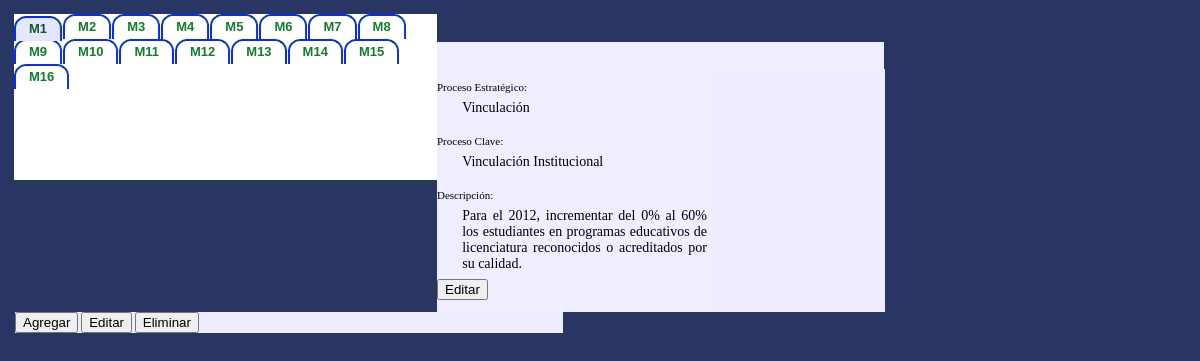
Page /PruebaCSS/css.php on the committed database.
### tables this page shows
CREATE TABLE IF NOT EXISTS `metas` (
  `Id_Meta` int(11) NOT NULL,
  `Id_Proc_Clave` int(11) NOT NULL,
  `Me_Nombre` varchar(200) NOT NULL,
  `Me_Unidad_M` varchar(100) NOT NULL,
  `Me_Cantidad` int(11) NOT NULL,
  PRIMARY KEY (`Id_Meta`)
);

CREATE TABLE IF NOT EXISTS `proc_estrategicos` (
  `Id_Proc_Estrategico` int(11) NOT NULL,
  `Pe_Nombre` varchar(30) NOT NULL,
  PRIMARY KEY (`Id_Proc_Estrategico`)
);

CREATE TABLE IF NOT EXISTS `proc_claves` (
  `Id_Proc_Clave` int(11) NOT NULL,
  `Id_Proc_Estrategico` int(11) NOT NULL,
  `Pc_Nombre` varchar(60) NOT NULL,
  `Pc_Gf` int(11) NOT NULL,
  `Pc_Fn` int(11) NOT NULL,
  `Pc_Sf` int(11) NOT NULL,
  `Pc_Ai` int(11) NOT NULL,
  `Pc_Pp` varchar(4) NOT NULL,
  `Pc_Codigo` int(11) NOT NULL,
  `Pc_Est_Prog_Co` varchar(11) NOT NULL,
  PRIMARY KEY (`Id_Proc_Clave`)
);

### includes/Base_de_Datos.php (called while the page is built, shortened)
<?php
	class Base_de_datos{
		private $conexion;
		private $resArray;
		function __construct($server,$usuario,$password,$bd){
			$this->resArray=array();
			$this->server=$server;
			$this->usuario=$usuario;
			$this->password=$password;
			$this->bd=$bd;
			try {
				if(!($this->conexion=@mysqli_connect($this->server,$this->usuario,$this->password,$this->bd))) {
					throw new Exception('No se pudo conectar al servidor');
				}
			 } catch(Exception $e) {
					die($e->getMessage()."".mysqli_connect_error());
			 }
		}
		function executeSQL($sql){
			$this->resArray= array();
			$res=$this->conexion->multi_query($sql);
			if($res){
			$fila=0;
				do{
					if($result=$this->conexion->store_result()){
						while($row=$result->fetch_row()){
							$columna=0;
							foreach ($row as $cell){
								$this->resArray[$fila][$columna]=$cell;
								$columna++;
							}
							$fila++;
						}
					}
				}while ($this->conexion->next_result());
			}
		}
        function getArray(){
        	return $this->resArray;
        }
	}
?>

### includes/Procedimientos.php (called while the page is built, shortened)
<?php
	include_once ($_SERVER['DOCUMENT_ROOT'].'/CREBYS-ITJ/includes/Base_de_Datos.php');
	class Procedimientos{
		private $conexion;
		function __construct(){
			$this->conexion=new Base_de_Datos("localhost","root","","crebys-itj");
		}
		function devolverAcciones($Id_Meta){
			$this->conexion->executeSQL("select Ac_Descripcion from Acciones where Id_Meta=$Id_Meta");
			return $this->conexion->getArray();
		}
		function datosMeta($Id_Meta){
			$this->conexion->executeSQL("SELECT Me_Nombre, Pc_Nombre, Pe_Nombre,proc_estrategicos.Id_Proc_Estrategico,Me_Unidad_M,Me_Cantidad,Me_Nombre,proc_claves.Id_Proc_Clave
										 FROM metas
											INNER JOIN (
												proc_claves
												INNER JOIN proc_estrategicos ON proc_estrategicos.Id_Proc_Estrategico = proc_claves.Id_Proc_Estrategico
											) ON proc_claves.Id_Proc_Clave = metas.Id_Proc_Clave
										 WHERE Id_Meta =$Id_Meta");
			return $this->conexion->getArray();
		}
		function devolverMetas(){
			$this->conexion->executeSQL('select Id_Meta from Metas');
			return $this->conexion->getArray();
		}
	}
?>

### PruebaCSS/css.php (the view, shortened to what this page needs)
<?php
	include_once ($_SERVER['DOCUMENT_ROOT'].'/CREBYS-ITJ/includes/Procedimientos.php');
	$proc=new Procedimientos();
?>
<!DOCTYPE html PUBLIC "-//W3C//DTD HTML 4.01 Transitional//EN" "http://www.w3.org/TR/html4/loose.dtd">
<html>
<head>
<link href="ITJStyle.css" rel="stylesheet" type="text/css" />
</head>
<body>
<div id="area">
    <div class="menup">
	<ul id="lista">
    <?php
		$metas=$proc->devolverMetas();
		for($e=0;$e<count($metas);$e++){
			if($metas[$e][0]==$_SESSION['meta'])
		    	echo "<li class='current'><a href=''><span>M".$metas[$e][0]."</span></a></li>";
			else
	    		echo "<li ><a href='css.php?meta=".$metas[$e][0]."'><span>M".$metas[$e][0]."</span></a></li>";
		}
	?>
    </ul>
	</div>
    <div id="containercolumns">
    	<div id="contentcolumns"></font></font>
        	<br/>
	        Proceso Estratégico:
            <div class="info">
              <?php
            	$namep=$proc->datosMeta($_SESSION['meta']);
				echo $namep[0][2];
			?>
            </div>
            <br/>
            Proceso Clave:
            <div class="info">
              <?php
				echo $namep[0][1];
            ?>
            </div>
            <br/>
        	Descripción:
			<div class="info">
			  <?php
				echo $namep[0][0];
            ?>
</div>
                        	<div ><input type="button" value="Editar" /></div>
            <br/>
    	</div>
        <form action="accion.php" method="post">
       	<div id="menucolumns">
	       	<div >
                <input type="button" value="Agregar" />
            	<input type="submit" value="Editar" />
                <input type="button" value="Eliminar" />
            </div>
		</div>
        </form>
		</div>
</div>
</body>
</html>

### PruebaCSS/ITJStyle.css (style rules this page uses)
#containercolumns { background-color: #EEF; width: 869px; margin: 28px 0 46px 1px; border: 0px solid #000; padding: 27px 0 0; }
#contentcolumns { background-color: #EEF; width: 277px; border-right: 591px solid #EDEDFE; margin-right: -565px; float: left; }
#menucolumns { width: 548px; float: left; color: #222; background: #EDEDFE; text-align: left; }
.menup { font-weight: bold; font-family: "Arial ", "Helvetica ", sans-serif; font-size: 13px; background-color: rgb(255, 255, 255); float: left; width: 423px; border-bottom: 1px solid rgb(21, 85, 35); overflow: scroll; height: 166px; }
.menup UL { list-style: none; margin: 0px; padding: 0px 0px 0; }
.menup LI { display: inline; }
.menup A { background: url(menup_dcha.gif) no-repeat right top; float: left; margin: 0 1px 0 0; padding: 0px; color: rgb(18, 126, 41); text-decoration: none; }
.menup A SPAN { background: url(menup_izda.gif) no-repeat left top; display: block; padding: 5px 15px; }
.menup LI.current A { background-position: 100% -75px; position: relative; top: 2px; }
.menup LI.current A SPAN { background-position: 0% -75px; color: rgb(21, 85, 35); }
BODY { font-family: Verdana; font-size: 11px; font-weight: normal; font-style: normal; font-variant: normal; text-transform: none; color: rgb(0, 0, 0); background-color: rgb(41, 53, 99); }
#area { float: left; width: 870px; height: auto; border-top-color: rgb(0, 0, 0); border-right-color: rgb(0, 0, 0); border-bottom-color: rgb(0, 0, 0); border-left-color: rgb(0, 0, 0); margin: 5px; padding: 1px; overflow-x: scroll; }
.info { background-color: transparent; border: 2px hidden rgb(0, 0, 0); overflow: auto; float: none; text-align: justify; margin: 0.5em; font-family: Consolas; font-size: 14px; text-decoration: none; padding-left: 1.3em; }
#lista { height: 56px; width: auto; overflow: visible; }

### rows in the picture
metas: Id_Meta "1", proc_estrategicos.Pe_Nombre "Vinculación", Id_Proc_Clave.Pc_Nombre "Vinculación Institucional", Me_Nombre "Para el 2012, incrementar del 0% al 60% los estudiantes en programas educativos de licenciatura reconocidos o acreditados por su calidad."
metas: Id_Meta "2"
metas: Id_Meta "3"
metas: Id_Meta "4"
metas: Id_Meta "5"
metas: Id_Meta "6"
metas: Id_Meta "7"
metas: Id_Meta "8"
metas: Id_Meta "9"
metas: Id_Meta "10"
metas: Id_Meta "11"
metas: Id_Meta "12"
metas: Id_Meta "13"
metas: Id_Meta "14"
metas: Id_Meta "15"
metas: Id_Meta "16"
